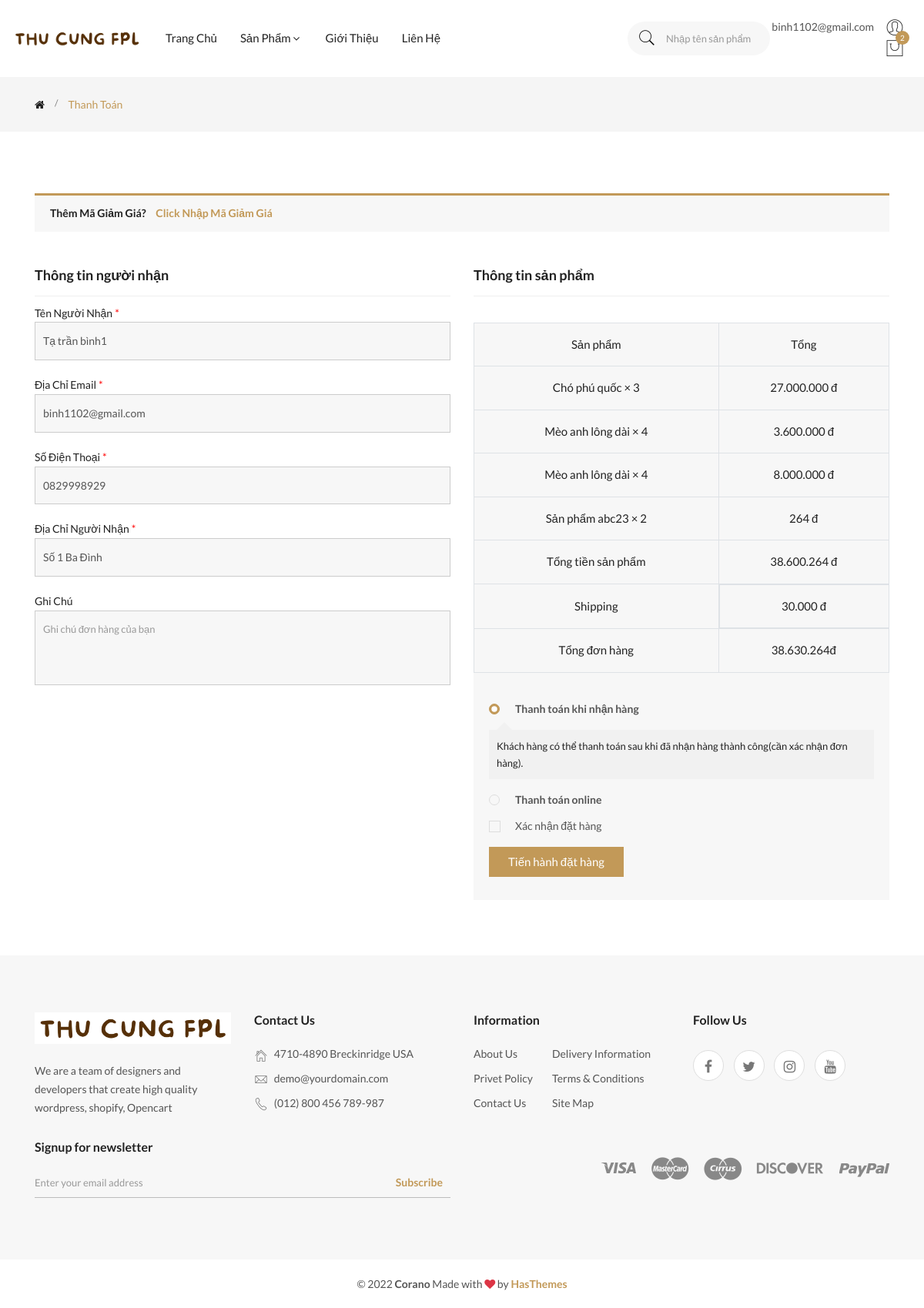
The app's page /?act=thanh-toan (signed in) with its own data.
### tables this page shows
CREATE TABLE `tai_khoans` (
  `id` int(11) NOT NULL,
  `ho_ten` varchar(255) NOT NULL,
  `anh_dai_dien` text DEFAULT NULL,
  `ngay_sinh` date NOT NULL,
  `email` varchar(255) NOT NULL,
  `so_dien_thoai` varchar(10) NOT NULL,
  `gioi_tinh` tinyint(1) NOT NULL DEFAULT 1,
  `dia_chi` text NOT NULL,
  `mat_khau` varchar(255) NOT NULL,
  `chuc_vu_id` int(11) NOT NULL,
  `trang_thai` tinyint(1) NOT NULL DEFAULT 1
);

CREATE TABLE `chi_tiet_gio_hangs` (
  `id` int(11) NOT NULL,
  `gio_hang_id` int(11) NOT NULL,
  `san_pham_id` int(11) NOT NULL,
  `so_luong` int(11) NOT NULL
);

CREATE TABLE `san_phams` (
  `id` int(11) NOT NULL,
  `ten_san_pham` varchar(255) NOT NULL,
  `gia_san_pham` decimal(10,2) NOT NULL,
  `gia_khuyen_mai` decimal(10,2) DEFAULT NULL,
  `hinh_anh` text DEFAULT NULL,
  `so_luong` int(11) NOT NULL,
  `luot_xem` int(11) DEFAULT 0,
  `ngay_nhap` date NOT NULL,
  `mo_ta` text DEFAULT NULL,
  `danh_muc_id` int(11) NOT NULL,
  `trang_thai` tinyint(4) NOT NULL DEFAULT 1
);

### index.php (called while the page is built, shortened)
<?php
require_once './commons/function.php';
require_once './controllers/HomeController.php';
require_once './models/TaiKhoan.php';
require_once './models/GioHang.php';
$act = $_GET['act'] ?? '/';
match ($act) {
    '/' => (new HomeController())->home(),
    'chi-tiet-san-pham' => (new HomeController())->chiTietSanPham(),
    'them-gio-hang' =>(new HomeController())->addGioHang(),
    'gio-hang' =>(new HomeController())->gioHang(),
    'thanh-toan' =>(new HomeController())->thanhToan(),
    'xu-ly-thanh-toan' =>(new HomeController())->postThanhToan(),
    'login' => (new HomeController())->formLogin(),
    'check-login' => (new HomeController())->postLogin(),
};

### commons/function.php (called while the page is built, shortened)
<?php
function connectDB() {
    $host = DB_HOST;
    $port = DB_PORT;
    $dbname = DB_NAME;
    try {
        $conn = new PDO("mysql:host=$host;port=$port;dbname=$dbname", DB_USERNAME, DB_PASSWORD);
        $conn->setAttribute(PDO::ATTR_ERRMODE, PDO::ERRMODE_EXCEPTION);
        $conn->setAttribute(PDO::ATTR_DEFAULT_FETCH_MODE, PDO::FETCH_ASSOC);
        return $conn;
    } catch (PDOException $e) {
        echo ("Connection failed: " . $e->getMessage());
    }
}
function formatPrice($price){
    return number_format($price, 0, ',', '.');
}

### models/TaiKhoan.php (called while the page is built, shortened)
<?php
class TaiKhoan
{
    public $conn;
    public function __construct()
    {
        $this->conn = connectDB();
    }
    public function getTaiKhoanFromEmail($email){
        try {
            $sql = 'SELECT * FROM tai_khoans WHERE email = :email';
            $stmt = $this->conn->prepare($sql);
            $stmt->execute([
                ':email' => $email
            ]);
            return $stmt->fetch();
        } catch (Exception $e) {
            echo "lỗi" . $e->getMessage();
        }
    }
}

### models/GioHang.php (called while the page is built, shortened)
<?php
class GioHang
{
    public $conn;
    public function __construct()
    {
        $this->conn = connectDB();
    }
    public function getGioHangFromUser($id){
        try {
            $sql = 'SELECT * FROM gio_hangs WHERE tai_khoan_id = :tai_khoan_id';
            $stmt = $this->conn->prepare($sql);
            $stmt->execute([':tai_khoan_id'=>$id]);
            return $stmt->fetch();
        } catch (Exception $e) {
            echo "Lỗi" . $e->getMessage();
        }
    }
    public function getDetailGioHang($id){
        try {
            $sql = 'SELECT chi_tiet_gio_hangs.*, san_phams.ten_san_pham, san_phams.hinh_anh, san_phams.gia_san_pham, san_phams.gia_khuyen_mai
            FROM chi_tiet_gio_hangs
            INNER JOIN san_phams ON chi_tiet_gio_hangs.san_pham_id = san_phams.id
            WHERE chi_tiet_gio_hangs.gio_hang_id = :gio_hang_id';
            $stmt = $this->conn->prepare($sql);
            $stmt->execute([':gio_hang_id'=>$id]);
            return $stmt->fetchAll();
        } catch (Exception $e) {
            echo "Lỗi" . $e->getMessage();
        }
    }
}

### views/thanhToan.php (the view, shortened to what this page needs)
<?php require_once 'layout/header.php'; ?>
<?php require_once 'layout/menu.php'; ?>
<main>
    <div class="breadcrumb-area">
        <div class="container">
            <div class="row">
                <div class="col-12">
                    <div class="breadcrumb-wrap">
                        <nav aria-label="breadcrumb">
                            <ul class="breadcrumb">
                                <li class="breadcrumb-item"><a href="<?= BASE_URL ?>"><i class="fa fa-home"></i></a></li>
                                <li class="breadcrumb-item active" aria-current="page">Thanh toán</li>
                            </ul>
                        </nav>
                    </div>
                </div>
            </div>
        </div>
    </div>
    <div class="checkout-page-wrapper section-padding">
        <div class="container">
            <div class="row">
                <div class="col-12">
                    <div class="checkoutaccordion" id="checkOutAccordion">
                        <div class="card">
                            <h6>Thêm mã giảm giá? <span data-bs-toggle="collapse" data-bs-target="#couponaccordion">Click
                                    Nhập mã giảm giá</span></h6>
                        </div>
                    </div>
                </div>
            </div>
            <form action="<?= BASE_URL . '?act=xu-ly-thanh-toan' ?>" method="POST">
            <div class="row">
                <div class="col-lg-6">
                    <div class="checkout-billing-details-wrap">
                        <h5 class="checkout-title">Thông tin người nhận</h5>
                        <div class="billing-form-wrap">
                                <div class="single-input-item">
                                    <label for="ten_nguoi_nhan" class="required">Tên người nhận</label>
                                    <input type="text" id="ten_nguoi_nhan" name="ten_nguoi_nhan" value="<?= $user['ho_ten'] ?>" placeholder="Tên người nhận" required />
                                </div>
                                <div class="single-input-item">
                                    <label for="email_nguoi_nhan" class="required">Địa chỉ email</label>
                                    <input type="email" id="email_nguoi_nhan" name="email_nguoi_nhan" value="<?= $user['email'] ?>" placeholder="Địa chỉ email" required />
                                </div>
                                <div class="single-input-item">
                                    <label for="sdt_nguoi_nhan" class="required">Số điện thoại</label>
                                    <input type="text" id="sdt_nguoi_nhan" placeholder="Số điện thoại" name="sdt_nguoi_nhan" value="<?= $user['so_dien_thoai'] ?>" required />
                                </div>
                                <div class="single-input-item">
                                    <label for="dia_chi_nguoi_nhan" class="required">Địa chỉ người nhận</label>
                                    <input type="text" id="dia_chi_nguoi_nhan" placeholder="Địa chỉ người nhận" name="dia_chi_nguoi_nhan" value="<?= $user['dia_chi'] ?>" required />
                                </div>
                                <div class="single-input-item">
                                    <label for="ghi_chu">Ghi chú</label>
                                    <textarea name="ghi_chu" id="ghi_chu" cols="30" rows="3" placeholder="Ghi chú đơn hàng của bạn"></textarea>
                                </div>
                        </div>
                    </div>
                </div>
                <div class="col-lg-6">
                    <div class="order-summary-details">
                        <h5 class="checkout-title">Thông tin sản phẩm</h5>
                        <div class="order-summary-content">
                            <div class="order-summary-table table-responsive text-center">
                                <table class="table table-bordered">
                                    <thead>
                                        <tr>
                                            <th>Sản phẩm</th>
                                            <th>Tổng</th>
                                        </tr>
                                    </thead>
                                    <tbody>
                                        <?php
                                        $tongGioHang = 0;
                                        foreach ($chiTietGioHang as $key => $sanPham):
                                        ?>
                                            <tr>
                                                <td>
                                                    <a href="">
                                                        <?= $sanPham['ten_san_pham'] ?> <strong> × <?= $sanPham['so_luong'] ?></strong>
                                                    </a>
                                                </td>
                                                <td>
                                                    <?php
                                                        $tongTien = 0;
                                                        if ($sanPham['gia_khuyen_mai']) {
                                                            $tongTien = $sanPham['gia_khuyen_mai'] * $sanPham['so_luong'];
                                                        }else{
                                                            $tongTien = $sanPham['gia_san_pham'] * $sanPham['so_luong'];
                                                        }
                                                        $tongGioHang += $tongTien;
                                                        echo formatPrice($tongTien) . ' đ';
                                                    ?>
                                                </td>
                                            </tr>
                                        <?php endforeach ?>
                                    </tbody>
                                    <tfoot>
                                        <tr>
                                            <td>Tổng tiền sản phẩm</td>
                                            <td><strong><?= formatPrice($tongGioHang). ' đ'; ?></strong></td>
                                        </tr>
                                        <tr>
                                            <td>Shipping</td>
                                            <td class="d-flex justify-content-center">
                                                <strong>30.000 đ</strong>
                                            </td>
                                        </tr>
                                        <tr>
                                            <td>Tổng đơn hàng</td>
                                            <td><strong><?= formatPrice($tongGioHang + 30000) . 'đ' ?></strong></td>
                                        </tr>
                                    </tfoot>
                                </table>
                            </div>
                            <div class="order-payment-method">
                                <div class="single-payment-method show">
                                    <div class="payment-method-name">
                                        <div class="custom-control custom-radio">
                                            <label class="custom-control-label" for="cashon">Thanh toán khi nhận hàng</label>
                                        </div>
                                    </div>
                                    <div class="payment-method-details" data-method="cash">
                                        <p>Khách hàng có thể thanh toán sau khi đã nhận hàng thành công(cần xác nhận đơn hàng).</p>
                                    </div>
                                </div>
                                <div class="single-payment-method">
                                    <div class="payment-method-name">
                                        <div class="custom-control custom-radio">
                                            <label class="custom-control-label" for="directbank">Thanh toán online</label>
                                        </div>
                                    </div>
                                </div>
                                <div class="summary-footer-area">
                                    <div class="custom-control custom-checkbox mb-20">
                                        <label class="custom-control-label" for="terms">Xác nhận đặt hàng</label>
                                    </div>
                                    <button type="submit" class="btn btn-sqr">Tiến hành đặt hàng</button>
                                </div>
                            </div>
                        </div>
                    </div>
                </div>
            </div>
            </form>
        </div>
    </div>
</main>
<?php require_once 'layout/footer.php'; ?>

### records on screen
tai_khoans: ten_nguoi_nhan "Tạ trần bình1", email_nguoi_nhan "binh1102@gmail.com", sdt_nguoi_nhan "0829998929", dia_chi_nguoi_nhan "Số 1 Ba Đình"
chi_tiet_gio_hangs: san_pham.ten_san_pham "Chó phú quốc", so_luong "3", formatPrice($tongTien) "27.000.000"
chi_tiet_gio_hangs: san_pham.ten_san_pham "Mèo anh lông dài", so_luong "4", formatPrice($tongTien) "3.600.000"
chi_tiet_gio_hangs: san_pham.ten_san_pham "Mèo anh lông dài", so_luong "4", formatPrice($tongTien) "8.000.000"
chi_tiet_gio_hangs: san_pham.ten_san_pham "Sản phẩm abc23", so_luong "2", formatPrice($tongTien) "264"

### other values on screen
$_SESSION['user_client'] "binh1102@gmail.com"
formatPrice($tongGioHang) "38.600.264"
formatPrice($tongGioHang + 30000) "38.630.264"
